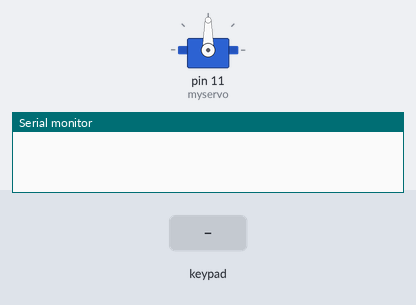
A sketch run on a simulated Arduino Uno, built with avr-gcc and run on an emulated ATmega328P. On the bench: servo, the last lines printed to the serial monitor. The inputs (shaded band) are chosen by the test bench.

Above: at 1.2 s.
1.3 s: key 'O' pressed
At 2.4 s:
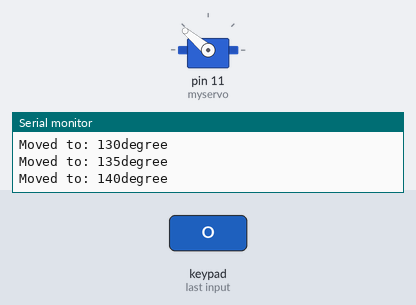
4.3 s: key 'O' pressed
At 4.9 s:
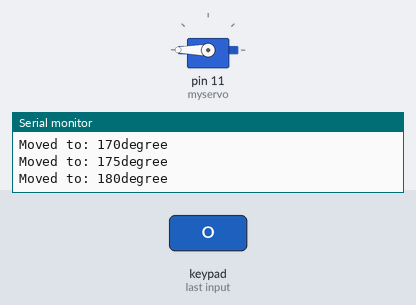
7.3 s: key 'S' pressed
At 7.48 s:
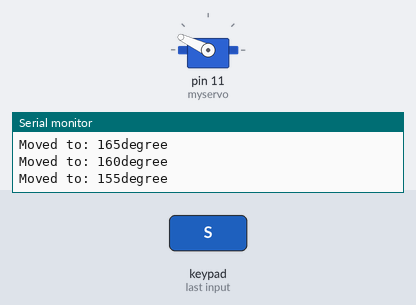
Timing chart, 0 to 10.3 s (numbered marks = the images above; inputs shaded):
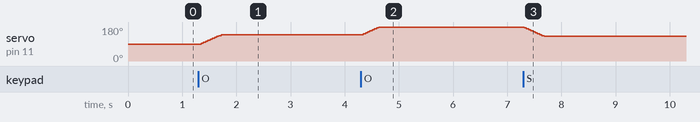

The sketch:

15.ino
```cpp
#define CUSTOM_SETTINGS
#define INCLUDE_GAMEPAD_MODULE
#include <Dabble.h>
#include <Servo.h>
Servo myservo;

int angle = 90;
int angleStep = 5;

char t;
void setup() {
  // put your setup code here, to run once:
  Serial.begin(250000);      // make sure your Serial Monitor is also set at this baud rate.
  Dabble.begin(9600);      //Enter baudrate of your bluetooth.Connect bluetooth on Bluetooth port present on evive.
  myservo.attach(11);
  myservo.write(angle);
}

void loop() {
  Dabble.processInput();             //this function is used to refresh data obtained from smartphone.Hence calling this function is mandatory in order to get data properly from your mobile.
 // Serial.print("KeyPressed: ");

  if (GamePad.isUpPressed())   // FORWARD
  {
    Serial.print("UP");
    digitalWrite(8, HIGH);    // 8 = left     forward
    digitalWrite(10, HIGH);    // 10 = right    forward
  }
  else if (GamePad.isDownPressed())    // REVERSE
  {
    Serial.print("DOWN");
    digitalWrite(9, HIGH);    // 9 = right    reverse
    digitalWrite(7, HIGH);    // 7 = left     reverse
  }
  else if (GamePad.isLeftPressed())    // TURN LEFT
  {
    Serial.print("Left");
    digitalWrite(10, HIGH);    // right forward
    digitalWrite(7, HIGH);    // left  reverse
  }
  else if (GamePad.isRightPressed())   // TURN RIGHT
  {
    Serial.print("Right");
    digitalWrite(8, HIGH);    // left  forward
    digitalWrite(9, HIGH);    // fight reverse
  }
    else
    {
      digitalWrite(8, LOW);     // stops the motor
      digitalWrite(9, LOW);
      digitalWrite(10, LOW);
      digitalWrite(7, LOW);
    }


  if (angle > 0 && angle <= 180 && GamePad.isSquarePressed()) {
    angle = angle - angleStep;
    if (angle < 0) {
      angle = 0;
    } else {
      myservo.write(angle);
      Serial.print("Moved to: ");
      Serial.print(angle);
      Serial.println("degree");
    }
  }

  delay(20);

  if (angle >= 0 && angle < 180 && GamePad.isCirclePressed()) {
    angle = angle + angleStep;
    if (angle < 0) {
      angle = 0;
    } else {
      myservo.write(angle);
      Serial.print("Moved to: ");
      Serial.print(angle);
      Serial.println("degree");
    }
  }
  delay(20);
}
```

Measured:
- after the input at 1.3 s, servo on pin 11 (myservo): moves from 90° to 140° over 0.37 s, starting after 0.05 s
- after the input at 4.3 s, servo on pin 11 (myservo): 140° → 180° at once
- after the input at 7.3 s, servo on pin 11 (myservo): moves from 180° to 130° over 0.37 s, starting at once
